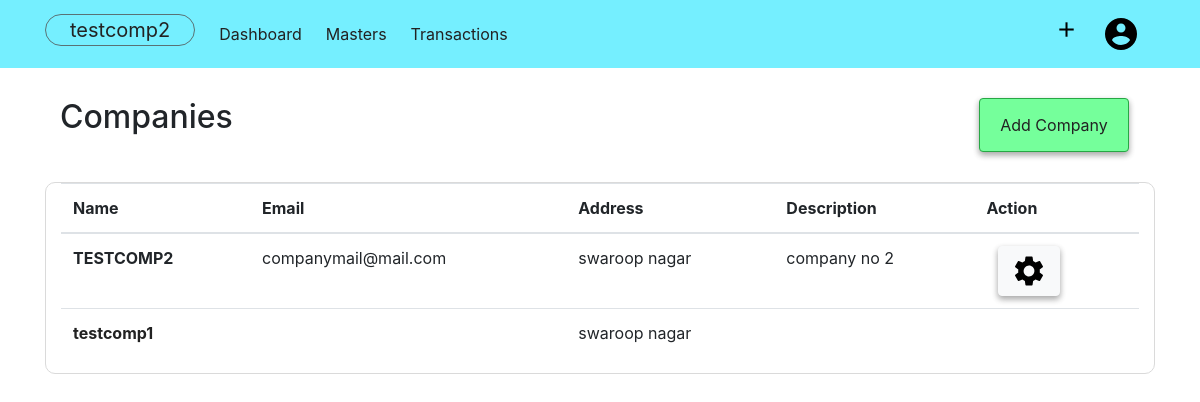
Page /company (signed in) on the earlier database version.
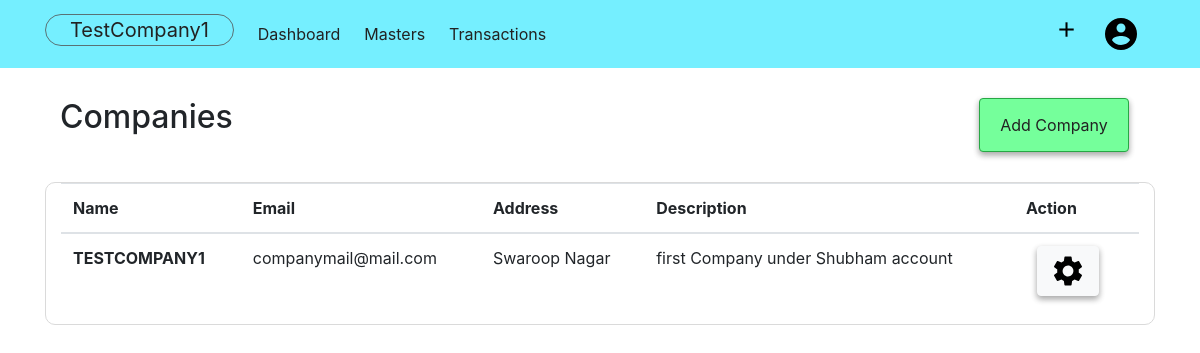
Same page on the later database version.
### acsystem/models.py (models this page shows)
class Company(db.Model):
    id = db.Column(db.Integer, primary_key=True)
    companyname = db.Column(db.String(80), unique=True, nullable=False)
    mailingname = db.Column(db.String(80), nullable = False)
    address = db.Column(db.String(100), nullable=False)
    country = db.Column(db.String(40), nullable=False)
    state = db.Column(db.String(40), nullable=False)
    pin = db.Column(db.Integer)
    email = db.Column(db.String(60))
    phoneno = db.Column(db.Integer)
    website = db.Column(db.String(60))
    datecreated = db.Column(db.DateTime, default = datetime.utcnow, nullable=False)
    financialyear = db.Column(db.DateTime, nullable=False)
    booksbegin = db.Column(db.DateTime, nullable=False)
    gstno = db.Column(db.Integer)
    description = db.Column(db.Text)
    customers = db.relationship('Customer', backref='undercompany', lazy=True, cascade="all, delete-orphan")
    suppliers = db.relationship('Supplier', backref='undercompany', lazy=True, cascade="all, delete-orphan")
    groups = db.relationship('Group', backref='undercompany', lazy=True, cascade="all, delete-orphan")
    user_id = db.Column(db.Integer, db.ForeignKey('user.id', ondelete="CASCADE"), nullable=False)
    def __repr__(self):
        return f"Company('{self.companyname}', '{self.owner.first}')"

### acsystem/company/routes.py (the view)
@company.route("/company")
@login_required
def companies():
    companies = Company.query.filter_by(owner = current_user).order_by(Company.datecreated.desc())
    activecomp = Company.query.get(current_user.activecompany)
    return render_template("companytemplate/companies.html", title="Company", companies = companies, activecomp = activecomp)

### acsystem/models.py (called while the page is built)
@login_manager.user_loader
def load_user(user_id):
    return User.query.get(int(user_id))

### acsystem/templates/companytemplate/companies.html
{% extends "layout.html"%}
{% block content %}
<div class="container">
    <div class="container-fluid">
        <h2 class="float-left">Companies</h2>
        <ul class="nav justify-content-end">
            <li class="btn btn-success float-right">
                <a class="nav-link" href="{{ url_for('company.addcompany') }}">Add Company</a>
            </li>
        </ul>
    </div>
    <div class="container-fluid" style="border:1px solid rgb(218, 218, 218); border-radius:10px;">
        <table class="table table-hover">
            <thead>
                <tr>
                    <th scope="col">Name</th>
                    <th scope="col">Email</th>
                    <th scope="col">Address</th>
                    <th scope="col">Description</th>
                    <th scope="col">Action</th>
                </tr>
            </thead>
            <tbody>
                {% for company in companies %}
                <tr>
                    {% if company.id != activecomp.id %}
                    <th scope="row"> <a href="{{url_for('company.activatecompany', compid= company.id) }}"
                            style="color:rgb(41, 41, 41); display:block;">{{company.companyname }}</a> </th>
                    <td>{{ company.email }}</td>
                    <td>{{ company.address }}</td>
                    <td>{{ company.description }}</td>
                    <td></td>
                    {% else %}
                    <th scope="row" style="text-transform:uppercase;"> {{company.companyname }}</th>
                    <td>{{ company.email }}</td>
                    <td>{{ company.address }}</td>
                    <td>{{ company.description }}</td>
                    <td>
                        <a href="{{ url_for('company.showcompany', compid = company.id) }}">
                            <button type="submit" class="btn btn-light">
                                <img src="{{ url_for('static',filename='images/setting.png') }}" alt="Setting">
                            </button>
                        </a>
                    </td>
                </tr>
                {% endif %}
                {% endfor %}
            </tbody>
        </table>
    </div>
</div>
{% endblock content %}

### acsystem/templates/layout.html (shortened to what this page needs)
{% extends "header.html" %}
{% block body %}
<nav class="navbar navbar-expand-lg">
    <div class="container">
        <ul class="navbar-nav">
            <li>
                {% if activecomp %}
                <a class="navbar-brand" href="{{ url_for('company.companies') }}">{{ activecomp.companyname }} </a>
                {% else %}
                <a class="navbar-brand" href="{{ url_for('company.companies') }}">Select Company </a>
                {% endif %}
            </li>
            <li class="nav-item">
                <a class="nav-link" href="{{ url_for('users.dashboard')}}">Dashboard</a>
            </li>
            <li class="nav-item dropdown">
                <a class="nav-link dropdown-toggle" href="#" id="drop1" data-toggle="dropdown">
                    Masters
                </a>
            </li>
            <li class="nav-item dropdown">
                <a class="nav-link dropdown-toggle" href="#" id="drop2" data-toggle="dropdown">
                    Transactions
                </a>
            </li>
        </ul>
        <ul class="navbar-nav">
            <li class="nav-item dropdown">
                <a class="nav-link dropdown-toggle" href="#" id="dropadd" data-toggle="dropdown">
                    <img src="{{url_for('static', filename='images/add.png')}}" alt="+" width="25px;"></a>
            </li>
            <li class="nav-item dropdown">
                <a class="nav-link dropdown-toggle" href="#" id="dropaccount" data-toggle="dropdown">
                    <img src="{{ url_for('static', filename='images/user.png')}}" alt="Account">
                </a>
            </li>
        </ul>
    </div>
</nav>
    {% block content%} {% endblock %}
{% endblock %}

Differences in the rows shown:
removed Company: companyname "testcomp2", companyname "TESTCOMP2", email "companymail@mail.com", address "swaroop nagar", description "company no 2"
changed Company: email (not shown) → "companymail@mail.com"; description (not shown) → "first Company under Shubham account"; companyname "testcomp1" → "TESTCOMPANY1"; address "swaroop nagar" → "Swaroop Nagar"
Other differences:
{{ activecomp.companyname }}: "testcomp2" → "TestCompany1"
